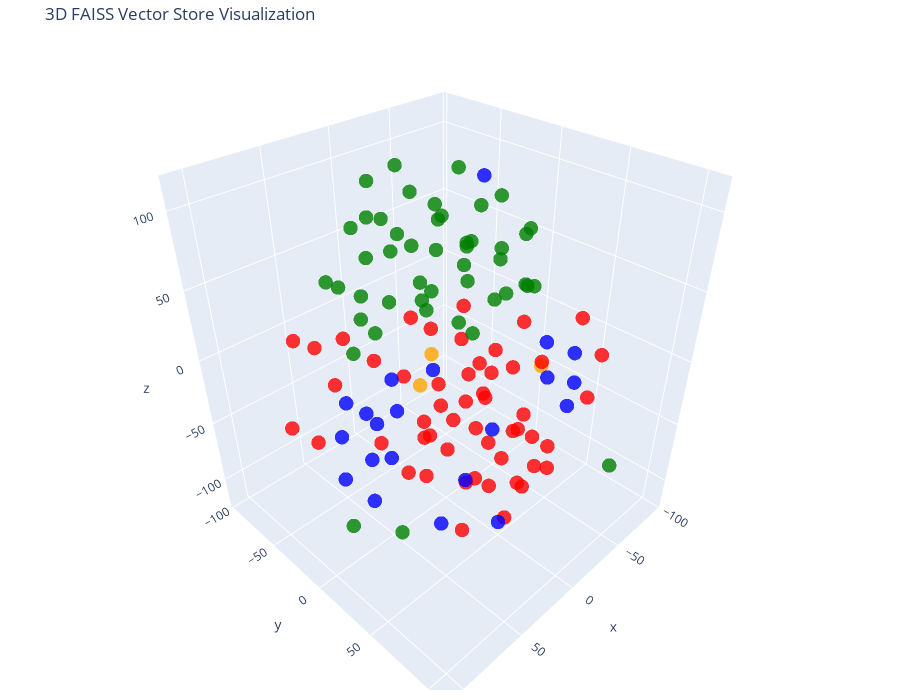

Source (notebook cell):
### Code cell
# Let's try 3D!

tsne = TSNE(n_components=3, random_state=42)
reduced_vectors = tsne.fit_transform(vectors)

# Create the 3D scatter plot
fig = go.Figure(data=[go.Scatter3d(
    x=reduced_vectors[:, 0],
    y=reduced_vectors[:, 1],
    z=reduced_vectors[:, 2],
    mode='markers',
    marker=dict(size=5, color=colors, opacity=0.8),
    text=[f"Type: {t}<br>Text: {d[:100]}..." for t, d in zip(doc_types, documents)],
    hoverinfo='text'
)])

fig.update_layout(
    title='3D FAISS Vector Store Visualization',
    scene=dict(xaxis_title='x', yaxis_title='y', zaxis_title='z'),
    width=900,
    height=700,
    margin=dict(r=20, b=10, l=10, t=40)
)

fig.show()

### Figure 1 — Plotly figure (JSON) as saved in the notebook; plotly's stock layout.template omitted (floating-point values rounded to 4 significant figures)
{"data": [{"hoverinfo": "text", "marker": {"color": ["orange", "orange", "orange", "red", "red", "red", "red", "red", "red", "red", "red", "red", "red", "red", "red", "red", "red", "red", "red", "red", "red", "red", "red", "red", "red", "red", "red", "red", "red", "red", "red", "red", "red", "red", "red", "red", "red", "red", "red", "red", "red", "red", "red", "red", "red", "red", "red", "red", "red", "red", "red", "red", "red", "red", "red", "green", "green", "green", "green", "green", "green", "green", "green", "green", "green", "green", "green", "green", "green", "green", "green", "green", "green", "green", "green", "green", "green", "green", "green", "green", "green", "green", "green", "green", "green", "green", "green", "green", "green", "green", "green", "green", "green", "green", "green", "green", "green", "green", "green", "green", "green", "green", "blue", "blue", "blue", "blue", "blue", "blue", "blue", "blue", "blue", "blue", "blue", "blue", "blue", "blue", "blue", "blue", "blue", "blue", "blue", "blue", "blue"], "opacity": 0.8, "size": 5}, "mode": "markers", "text": ["Type: company<br>Text: # About Insurellm\n\nInsurellm was founded by Avery Lancaster in 2015 as an insurance tech startup des...", "Type: company<br>Text: # Careers at Insurellm\n\nInsurellm is hiring! We are looking for talented software engineers, data sc...", "Type: company<br>Text: # Overview of Insurellm\n\nInsurellm is an innovative insurance tech firm with 200 employees across th...", "Type: contracts<br>Text: # Contract with Apex Reinsurance for Rellm: AI-Powered Enterprise Reinsurance Solution\n\n## Terms\n\n1....", "Type: contracts<br>Text: ## Renewal\n\n1. **Automatic Renewal**: This Agreement will automatically renew for successive one-yea...", "Type: contracts<br>Text: 2. **Seamless Integrations**: The architecture of Rellm allows for easy integration with existing sy...", "Type: contracts<br>Text: 1. **Technical Support**: Provider shall offer dedicated technical support to the Client via phone, ...", "Type: contracts<br>Text: **Insurellm, Inc.**  \n_____________________________  \nAuthorized Signature   \nDate: ________________...", "Type: contracts<br>Text: # Contract with Belvedere Insurance for Markellm\n\n## Terms\nThis Contract (\"Agreement\") is made and e...", "Type: contracts<br>Text: ## Renewal\n1. **Renewal Terms**: This Agreement may be renewed for additional one-year terms upon mu...", "Type: contracts<br>Text: ## Features\n1. **AI-Powered Matching**: Belvedere Insurance will benefit from Markellm's AI-powered ...", "Type: contracts<br>Text: ## Support\n1. **Technical Support**: Technical support will be available from 9 AM to 7 PM EST, Mond...", "Type: contracts<br>Text: **Belvedere Insurance**  \nSignature: ______________________  \nName: [Authorized Signatory]  \nTitle: ...", "Type: contracts<br>Text: # Contract with BrightWay Solutions for Markellm\n\n**Contract Date:** October 5, 2023  \n**Contract ID...", "Type: contracts<br>Text: 3. **Service Level Agreement (SLA):**  \n   Insurellm commits to a 99.9% uptime for the platform with...", "Type: contracts<br>Text: 2. **Real-Time Quote Availability:**  \n   Consumers sourced via BrightWay Solutions will receive rea...", "Type: contracts<br>Text: 3. **Training and Onboarding:**  \n   Insurellm agrees to provide one free training session on how to...", "Type: contracts<br>Text: # Contract with EverGuard Insurance for Rellm: AI-Powered Enterprise Reinsurance Solution\n\n**Contrac...", "Type: contracts<br>Text: 4. **Usage Rights**: EverGuard Insurance is granted a non-exclusive, non-transferable license to acc...", "Type: contracts<br>Text: 1. **Core Functionality**: Rellm provides EverGuard Insurance with advanced AI-driven analytics, sea...", "Type: contracts<br>Text: 1. **Customer Support**: Insurellm will provide EverGuard Insurance with 24/7 customer support, incl...", "Type: contracts<br>Text: ---\n\n**Signatures**  \n**For Insurellm**: __________________________  \n**Name**: John Smith  \n**Title...", "Type: contracts<br>Text: # Contract with GreenField Holdings for Markellm\n\n**Effective Date:** November 15, 2023  \n**Contract...", "Type: contracts<br>Text: ## Renewal\n1. **Automatic Renewal**: This contract will automatically renew for sequential one-year ...", "Type: contracts<br>Text: ## Features\n1. **AI-Powered Matching**: Access to advanced algorithms that connect GreenField Holdin...", "Type: contracts<br>Text: ## Support\n1. **Customer Support Access**: The Client will have access to dedicated support through ...", "Type: contracts<br>Text: **Signatures:**  \n_________________________                           _________________________  \n**...", "Type: contracts<br>Text: # Contract with Greenstone Insurance for Homellm\n\n---\n\n## Terms\n\n1. **Parties**: This Contract (\"Agr...", "Type: contracts<br>Text: 4. **Payment Terms**: \n   - The Customer shall pay an amount of $10,000 per month for the Standard T...", "Type: contracts<br>Text: ---\n\n## Features\n\n- **AI-Powered Risk Assessment**: Customer will have access to enhanced risk evalu...", "Type: contracts<br>Text: - **Customer Portal**: A dedicated portal will be provided, allowing the Customer's clients to manag...", "Type: contracts<br>Text: ______________________________  \n[Name], [Title]  \nDate: ______________________\n\n**For Greenstone In...", "Type: contracts<br>Text: # Contract with GreenValley Insurance for Homellm\n\n**Contract Date:** October 6, 2023  \n**Contract N...", "Type: contracts<br>Text: 4. **Confidentiality:** Both parties agree to maintain the confidentiality of proprietary informatio...", "Type: contracts<br>Text: 1. **AI-Powered Risk Assessment:** Access to advanced AI algorithms for real-time risk evaluations.\n...", "Type: contracts<br>Text: 3. **Regular Updates:** Insurellm will offer ongoing updates and enhancements to the Homellm platfor...", "Type: contracts<br>Text: # Contract with Pinnacle Insurance Co. for Homellm\n\n## Terms\nThis contract (\"Contract\") is entered i...", "Type: contracts<br>Text: ## Renewal\n1. **Renewal Terms**: At the end of the initial term, this Contract shall automatically r...", "Type: contracts<br>Text: ## Features\n1. **AI-Powered Risk Assessment**: Utilized for tailored underwriting decisions specific...", "Type: contracts<br>Text: ## Support\n1. **Technical Support**: Insurellm shall provide 24/7 technical support via an email and...", "Type: contracts<br>Text: # Contract with Roadway Insurance Inc. for Carllm\n\n---\n\n## Terms\n\n1. **Agreement Effective Date**: T...", "Type: contracts<br>Text: ---\n\n## Renewal\n\n1. **Automatic Renewal**: This agreement will automatically renew for an additional...", "Type: contracts<br>Text: ---\n\n## Features\n\n1. **Access to Core Features**: Roadway Insurance Inc. will have access to all Pro...", "Type: contracts<br>Text: ---\n\n## Support\n\n1. **Technical Support**: Roadway Insurance Inc. will receive priority technical su...", "Type: contracts<br>Text: # Contract with Stellar Insurance Co. for Rellm\n\n## Terms\nThis contract is made between **Insurellm*...", "Type: contracts<br>Text: ### Termination\nEither party may terminate this agreement with a **30-day written notice**. In the e...", "Type: contracts<br>Text: ## Features\nStellar Insurance Co. will receive access to the following features of the Rellm product...", "Type: contracts<br>Text: ## Support\nInsurellm provides Stellar Insurance Co. with the following support services:\n\n- **24/7 T...", "Type: contracts<br>Text: # Contract with TechDrive Insurance for Carllm\n\n**Contract Date:** October 1, 2024  \n**Contract Dura...", "Type: contracts<br>Text: ## Renewal\n\n1. **Automatic Renewal**: This contract shall automatically renew for additional one-yea...", "Type: contracts<br>Text: ## Support\n\n1. **Customer Support**: Insurellm will provide 24/7 customer support to TechDrive Insur...", "Type: contracts<br>Text: **TechDrive Insurance Representative:**  \nName: Sarah Johnson  \nTitle: Operations Director  \nDate: _...", "Type: contracts<br>Text: # Contract with Velocity Auto Solutions for Carllm\n\n**Contract Date:** October 1, 2023  \n**Contract ...", "Type: contracts<br>Text: ## Renewal\n\n1. **Automatic Renewal**: This contract will automatically renew for successive 12-month...", "Type: contracts<br>Text: ## Support\n\n1. **Customer Support**: Velocity Auto Solutions will have access to Insurellm’s custome...", "Type: employees<br>Text: # HR Record\n\n# Alex Chen\n\n## Summary\n- **Date of Birth:** March 15, 1990  \n- **Job Title:** Backend ...", "Type: employees<br>Text: ## Annual Performance History\n- **2020:**  \n  - Completed onboarding successfully.  \n  - Met expecta...", "Type: employees<br>Text: ## Compensation History\n- **2020:** Base Salary: $80,000  \n- **2021:** Base Salary Increase to $90,0...", "Type: employees<br>Text: Alex Chen continues to be a vital asset at Insurellm, contributing significantly to innovative backe...", "Type: employees<br>Text: # HR Record\n\n# Alex Harper\n\n## Summary\n- **Date of Birth**: March 15, 1993  \n- **Job Title**: Sales ...", "Type: employees<br>Text: ## Annual Performance History  \n- **2021**:  \n  - **Performance Rating**: 4.5/5  \n  - **Key Achievem...", "Type: employees<br>Text: - **2022**:  \n  - **Base Salary**: $65,000 (Promotion to Senior SDR)  \n  - **Bonus**: $13,000 (20% o...", "Type: employees<br>Text: # HR Record\n\n# Alex Thomson\n\n## Summary\n- **Date of Birth:** March 15, 1995  \n- **Job Title:** Sales...", "Type: employees<br>Text: ## Annual Performance History  \n- **2022** - Rated as \"Exceeds Expectations.\" Alex Thomson achieved ...", "Type: employees<br>Text: ## Other HR Notes\n- Alex Thomson is an active member of the Diversity and Inclusion committee at Ins...", "Type: employees<br>Text: # Avery Lancaster\n\n## Summary\n- **Date of Birth**: March 15, 1985  \n- **Job Title**: Co-Founder & Ch...", "Type: employees<br>Text: - **2010 - 2013**: Business Analyst at Edge Analytics  \n  Prior to joining Innovate, Avery worked as...", "Type: employees<br>Text: - **2018**: **Exceeds Expectations**  \n  Under Avery’s pivoted vision, Insurellm launched two new su...", "Type: employees<br>Text: - **2022**: **Satisfactory**  \n  Avery focused on rebuilding team dynamics and addressing employee c...", "Type: employees<br>Text: ## Compensation History\n- **2015**: $150,000 base salary + Significant equity stake  \n- **2016**: $1...", "Type: employees<br>Text: ## Other HR Notes\n- **Professional Development**: Avery has actively participated in leadership trai...", "Type: employees<br>Text: # HR Record\n\n# Emily Carter\n\n## Summary\n- **Date of Birth:** August 12, 1990  \n- **Job Title:** Acco...", "Type: employees<br>Text: - **2017-2019:** Marketing Intern  \n  - Assisted with market research and campaign development for s...", "Type: employees<br>Text: ## Compensation History\n| Year | Base Salary | Bonus         | Total Compensation |\n|------|--------...", "Type: employees<br>Text: Emily Carter exemplifies the kind of talent that drives Insurellm's success and is an invaluable ass...", "Type: employees<br>Text: # HR Record\n\n# Emily Tran\n\n## Summary\n- **Date of Birth:** March 18, 1991  \n- **Job Title:** Digital...", "Type: employees<br>Text: - **January 2017 - May 2018**: Marketing Intern  \n  - Supported the Marketing team by collaborating ...", "Type: employees<br>Text: - **2021**:  \n  - Performance Rating: Meets Expectations  \n  - Key Achievements: Contributed to the ...", "Type: employees<br>Text: - **Professional Development Goals**:  \n  - Emily Tran aims to become a Marketing Manager within the...", "Type: employees<br>Text: # HR Record\n\n# Jordan Blake\n\n## Summary\n- **Date of Birth:** March 15, 1993  \n- **Job Title:** Sales...", "Type: employees<br>Text: ## Annual Performance History\n- **2021:** First year at Insurellm; achieved 90% of monthly targets. ...", "Type: employees<br>Text: ## Other HR Notes\n- Jordan has shown an interest in continuing education, actively participating in ...", "Type: employees<br>Text: # HR Record\n\n# Jordan K. Bishop\n\n## Summary\n- **Date of Birth:** March 15, 1990\n- **Job Title:** Fro...", "Type: employees<br>Text: ## Annual Performance History\n- **2019:** Exceeds Expectations - Continuously delivered high-quality...", "Type: employees<br>Text: ## Compensation History\n- **June 2018:** Starting Salary - $85,000\n- **June 2019:** Salary Increase ...", "Type: employees<br>Text: ## Other HR Notes\n- Jordan K. Bishop has been an integral part of club initiatives, including the In...", "Type: employees<br>Text: # HR Record\n\n# Maxine Thompson\n\n## Summary\n- **Date of Birth:** January 15, 1991  \n- **Job Title:** ...", "Type: employees<br>Text: ## Insurellm Career Progression\n- **January 2017 - October 2018**: **Junior Data Engineer**  \n  * Ma...", "Type: employees<br>Text: ## Annual Performance History\n- **2017**: *Meets Expectations*  \n  Maxine showed potential in her ro...", "Type: employees<br>Text: - **2021**: *Exceeds Expectations*  \n  Maxine spearheaded the transition to a new data warehousing s...", "Type: employees<br>Text: ## Compensation History\n- **2017**: $70,000 (Junior Data Engineer)  \n- **2018**: $75,000 (Junior Dat...", "Type: employees<br>Text: # HR Record\n\n# Oliver Spencer\n\n## Summary\n- **Date of Birth**: May 14, 1990  \n- **Job Title**: Backe...", "Type: employees<br>Text: ## Annual Performance History\n- **2018**: **3/5** - Adaptable team player but still learning to take...", "Type: employees<br>Text: ## Compensation History\n- **March 2018**: Initial salary of $80,000.\n- **July 2019**: Salary increas...", "Type: employees<br>Text: # Samantha Greene\n\n## Summary\n- **Date of Birth:** October 14, 1990\n- **Job Title:** HR Generalist\n-...", "Type: employees<br>Text: ## Annual Performance History\n- **2020:** Exceeds Expectations  \n  Samantha Greene demonstrated exce...", "Type: employees<br>Text: ## Compensation History\n- **2020:** Base Salary - $55,000  \n  The entry-level salary matched industr...", "Type: employees<br>Text: - **2023:** Base Salary - $70,000  \n  Recognized for substantial improvement in employee relations m...", "Type: employees<br>Text: # HR Record\n\n# Samuel Trenton\n\n## Summary\n- **Date of Birth:** April 12, 1989  \n- **Job Title:** Sen...", "Type: employees<br>Text: ## Annual Performance History\n- **2023:** Rating: 4.5/5  \n  *Samuel exceeded expectations, successfu...", "Type: employees<br>Text: ## Compensation History\n- **2023:** Base Salary: $115,000 + Bonus: $15,000  \n  *Annual bonus based o...", "Type: employees<br>Text: - **Engagement in Company Culture:** Regularly participates in team-building events and contributes ...", "Type: products<br>Text: # Product Summary\n\n# Carllm\n\n## Summary\n\nCarllm is an innovative auto insurance product developed by...", "Type: products<br>Text: - **Instant Quoting**: With Carllm, insurance companies can offer near-instant quotes to customers, ...", "Type: products<br>Text: - **Mobile Integration**: Carllm is designed to work seamlessly with mobile applications, providing ...", "Type: products<br>Text: - **Professional Tier**: $2,500/month\n  - For medium-sized companies.\n  - All Basic Tier features pl...", "Type: products<br>Text: ### Q2 2025: Customer Experience Improvements\n- Launch of a new **mobile app** for end-users.\n- Intr...", "Type: products<br>Text: # Product Summary\n\n# Homellm\n\n## Summary\nHomellm is an innovative home insurance product developed b...", "Type: products<br>Text: ### 2. Dynamic Pricing Model\nWith Homellm's innovative dynamic pricing model, insurance providers ca...", "Type: products<br>Text: ### 5. Multi-Channel Integration\nHomellm seamlessly integrates into existing insurance platforms, pr...", "Type: products<br>Text: - **Basic Tier:** Starting at $5,000/month for small insurers with basic integration features.\n- **S...", "Type: products<br>Text: All tiers include a comprehensive training program and ongoing updates to ensure optimal performance...", "Type: products<br>Text: With Homellm, Insurellm is committed to transforming the landscape of home insurance, ensuring both ...", "Type: products<br>Text: # Product Summary\n\n# Markellm\n\n## Summary\n\nMarkellm is an innovative two-sided marketplace designed ...", "Type: products<br>Text: - **User-Friendly Interface**: Designed with user experience in mind, Markellm features an intuitive...", "Type: products<br>Text: - **Customer Support**: Our dedicated support team is always available to assist both consumers and ...", "Type: products<br>Text: ### For Insurance Companies:\n- **Basic Listing Fee**: $199/month for a featured listing on the platf...", "Type: products<br>Text: ### Q3 2025\n- Initiate a comprehensive marketing campaign targeting both consumers and insurers to i...", "Type: products<br>Text: # Product Summary\n\n# Rellm: AI-Powered Enterprise Reinsurance Solution\n\n## Summary\n\nRellm is an inno...", "Type: products<br>Text: ### Seamless Integrations\nRellm's architecture is designed for effortless integration with existing ...", "Type: products<br>Text: ### Regulatory Compliance Tools\nRellm includes built-in compliance tracking features to help organiz...", "Type: products<br>Text: Join the growing number of organizations leveraging Rellm to enhance their reinsurance processes whi...", "Type: products<br>Text: Experience the future of reinsurance with Rellm, where innovation meets reliability. Let Insurellm h..."], "type": "scatter3d", "x": [-22.13, -8.239, 15.26, 21.32, 12.01, 51.11, 53.94, 43.43, -25.13, 0.4434, -45.34, -63.59, 55.59, -2.722, 4.605, -18.72, 10.66, 20.49, 22.65, 41.47, 0.7322, 7.406, -16.98, -23.57, 48.94, -94.59, 24.43, 61.87, -57.61, 59.36, 62.67, 35.24, 81.06, -49.06, 61.25, 35.11, 60.19, -0.9112, 35.26, 19.55, -1.538, -12.75, 34.49, -8.007, -28.61, -18.15, 93.83, 94.34, -26.03, -33.55, -28.27, -50.91, -2.686, -8.2, -10.01, -42.33, -61.94, 49.06, -41.21, 79.96, -17.59, -7.127, -19.71, -20.2, -2.102, 0.1637, 10.27, 27.55, 32.92, -15.17, 5.703, -39.79, 23.0, 107.5, -51.88, -22.81, 29.59, 7.22, -30.62, -47.23, -24.86, -77.98, -62.25, -84.35, -17.27, -82.32, -19.65, 3.797, -62.54, 12.03, 12.19, -34.08, -66.5, -6.157, -63.0, -73.86, -56.23, -32.45, -52.25, -38.85, -34.63, -87.83, 19.1, 23.79, 32.44, -22.51, 42.04, 51.1, 80.01, 73.0, 67.11, 80.13, 46.26, -60.01, -45.02, -52.73, -75.88, -67.28, 59.18, 68.82, 48.17, 61.59, 20.85], "y": [57.87, -22.01, -8.356, 99.71, 76.34, 64.36, 49.66, 54.36, 16.39, 54.92, 77.71, 2.84, 29.36, 31.47, 41.86, 49.89, 41.55, 76.96, 68.06, 57.73, 74.94, 66.01, 25.99, 44.73, 35.54, 53.74, 37.54, -52.92, 28.88, 3.577, -33.94, 23.06, -45.34, 65.19, 29.71, -28.91, -25.0, 39.1, 16.25, 45.96, -0.2696, 15.72, 16.54, -30.33, 34.44, 61.97, -11.92, -37.88, -6.781, -3.532, -35.97, -27.87, 3.965, 77.84, -52.67, 26.0, -72.13, 7.45, -15.84, 10.16, -62.68, -37.76, 24.3, -30.08, 14.03, -84.19, -69.26, -82.88, -62.54, -87.97, -62.33, -20.1, -29.81, 34.29, -39.26, -36.62, -37.31, -62.48, -54.26, 20.09, -78.62, -18.88, 11.86, -58.96, -62.05, 1.96, -4.433, -13.57, -42.74, -38.87, -9.73, 8.735, -70.99, -96.26, -13.95, -40.86, -45.1, 107.4, -2.898, -46.38, -68.27, -8.759, -27.6, -44.05, -19.74, 7.325, -52.7, 84.44, 19.94, 8.453, 2.977, -7.834, 0.5034, 55.14, 46.54, 58.64, 46.81, 27.44, 73.8, 64.65, 89.24, -33.6, 9.523], "z": [8.837, -14.74, -20.89, -17.47, -54.09, -71.12, 16.47, 56.88, -18.99, -104.9, -16.88, -40.79, 64.09, -18.95, -44.88, -30.93, -2.975, -3.721, -29.71, -43.35, 31.53, 56.48, 7.394, -96.47, -16.17, -20.7, 61.5, 8.785, -85.37, -35.2, -9.326, 45.21, 26.49, 33.64, -40.95, -2.163, 27.86, -87.74, -37.69, 25.48, -80.65, -104.5, -70.21, -77.18, -59.55, -66.4, -23.12, -27.4, -55.87, -82.41, -57.39, -56.05, -52.68, -33.52, -49.74, 43.48, 24.53, -118.3, -10.61, 43.88, 55.21, 59.38, 68.36, 85.23, 81.39, -11.52, 17.47, 29.49, 35.93, 84.77, -10.42, 28.57, 89.74, -47.76, -17.17, 21.22, 64.56, 74.98, 3.631, 73.46, 34.41, 4.168, 28.88, 28.12, 101.8, 16.61, 53.86, 27.91, 37.47, 26.48, 52.18, 29.08, 49.63, 52.11, 82.81, 64.53, 94.42, -45.64, 54.05, 63.88, 77.46, 53.87, -50.65, -68.73, -79.25, 113.3, -45.19, 18.69, -25.08, -1.728, -79.1, -58.97, 4.366, -1.648, -17.49, -38.15, -37.57, -9.765, -18.61, -52.09, -47.9, -51.56, 3.121]}], "layout": {"height": 700, "margin": {"b": 10, "l": 10, "r": 20, "t": 40}, "scene": {"xaxis": {"title": {"text": "x"}}, "yaxis": {"title": {"text": "y"}}, "zaxis": {"title": {"text": "z"}}}, "title": {"text": "3D FAISS Vector Store Visualization"}, "width": 900}}
